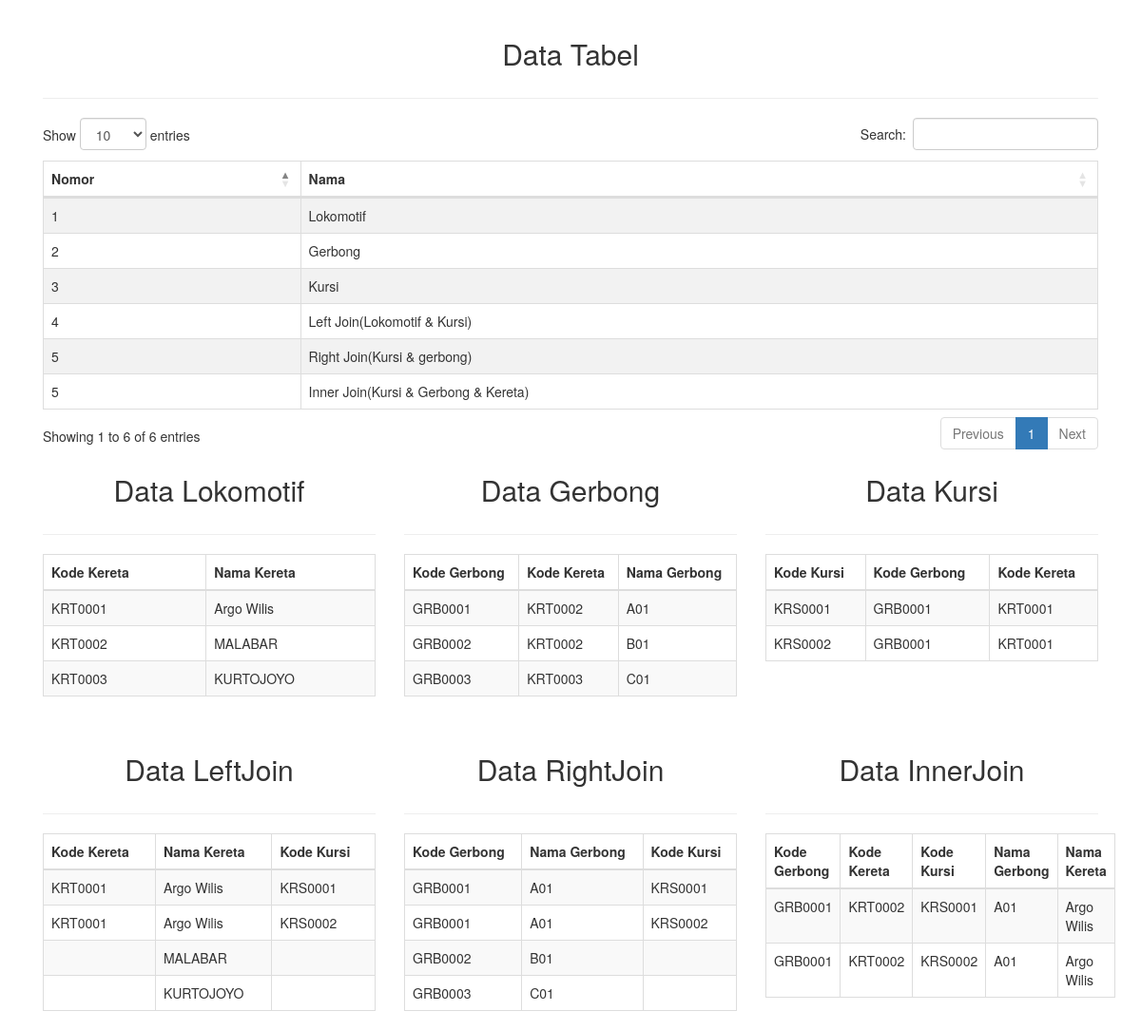
The page / on the database its author committed.
### tables this page shows
CREATE TABLE `lokomotif` (
  `kd_kereta` varchar(255) NOT NULL,
  `nama_kereta` varchar(255) DEFAULT NULL
);

CREATE TABLE `gerbong` (
  `kd_gerbong` varchar(255) NOT NULL,
  `kd_kereta` varchar(255) DEFAULT NULL,
  `nama_gerbong` varchar(255) DEFAULT NULL
);

CREATE TABLE `kursi` (
  `kd_kursi` varchar(255) NOT NULL,
  `kd_gerbong` varchar(255) DEFAULT NULL,
  `kd_kereta` varchar(255) DEFAULT NULL
);

### application/controllers/Home.php (called while the page is built, shortened)
<?php
class Home extends CI_Controller {
	public function __construct ()
	{
		$this->load->model('web');
	}
	public function index ()
	{
		$data = array(
			'title'		=> 'Data Kereta',
			'data_lokomotif'	=> $this->web->get_all_lokomotif(),
			'data_gerbong'	=> $this->web->get_all_gerbong(),
			'data_kursi'	=> $this->web->get_all_kursi(),
			'datalj'	=> $this->web->get_all_LJ(),
			'datarj'	=> $this->web->get_all_RJ(),
			'dataij'	=> $this->web->get_all_IJ()
		);
		$this->load->view('home',$data);
	}
}

### index.php (called while the page is built, shortened)
<?php
require_once BASEPATH.'core/CodeIgniter.php';

### application/models/Web.php (called while the page is built, shortened)
<?php
 class Web extends CI_Model
 {
 	public function get_all_lokomotif()
 	{
 	$query = $this->db->order_by('kd_kereta','ASC')->get('lokomotif');
 	return $query->result();
 	}
  public function get_all_gerbong()
 	{
 	$query = $this->db->order_by('kd_gerbong','ASC')->get('gerbong');
 	return $query->result();
 	}
  public function get_all_kursi()
 	{
 	$query = $this->db->order_by('kd_kursi','ASC')->get('kursi');
 	return $query->result();
 	}
  public function get_all_LJ()
 	{
 	$query = $this->db->join('kursi','lokomotif.kd_kereta = kursi.kd_kereta','left')->get('lokomotif');
 	return $query->result();
 	}
  public function get_all_RJ()
 	{
 	$query = $this->db->join('gerbong','kursi.kd_gerbong = gerbong.kd_gerbong','right')->get('kursi');
 	return $query->result();
 	}
  public function get_all_IJ()
 	{
 	$query = $this->db->join('kursi','lokomotif.kd_kereta = kursi.kd_kereta','inner')->join('gerbong','kursi.kd_gerbong = gerbong.kd_gerbong','inner')->get('lokomotif');
 	return $query->result();
 	}
 }

### application/views/home.php (the view, shortened to what this page needs)
<!DOCTYPE html>
<html>
<head>
    <link rel="stylesheet" type="text/css" href="https://maxcdn.bootstrapcdn.com/bootstrap/3.3.7/css/bootstrap.min.css">
    <link rel="stylesheet" type="text/css" href="https://cdn.datatables.net/1.10.16/css/dataTables.bootstrap4.min.css">
</head>
<body>
<div class="container" style="margin-top: 20px">
  <div class="col-md-12">
    <h2 style="text-align: center;margin-bottom: 30px"> Data Tabel</h2><hr>
    <table id="table_id" class="table table-striped table-bordered" cellspacing="0" width="100%">
      <thead>
        <tr>
          <th> Nomor</th>
          <th> Nama </th>
        </tr>
      </thead>
      <tbody>
        <tr>
          <td>1</td>
          <td>Lokomotif</td>
        </tr>
        <tr>
          <td>2</td>
          <td>Gerbong</td>
        </tr>
        <tr>
          <td>3</td>
          <td>Kursi</td>
        </tr>
        <tr>
          <td>4</td>
          <td>Left Join(Lokomotif & Kursi)</td>
        </tr>
        <tr>
          <td>5</td>
          <td>Right Join(Kursi & gerbong)</td>
        </tr>
        <tr>
          <td>5</td>
          <td>Inner Join(Kursi & Gerbong & Kereta)</td>
        </tr>
      </tbody>
    </table>
  </div>
	<div class="col-md-4">
		<h2 style="text-align: center;margin-bottom: 30px"> Data Lokomotif</h2><hr>
		<table id="table_id" class="table table-striped table-bordered" cellspacing="0" width="100%">
			<thead>
				<tr>
					<th> Kode Kereta </th>
					<th> Nama Kereta</th>
				</tr>
			</thead>
			<tbody>
				<?php
				foreach ($data_lokomotif as $lokomotif) {
				?>
				<tr>
					<td><?php echo $lokomotif->kd_kereta; ?></td>
					<td><?php echo $lokomotif->nama_kereta; ?></td>
				</tr>
				<?php } ?>
			</tbody>
		</table>
	</div>
  <div class="col-md-4">
		<h2 style="text-align: center;margin-bottom: 30px"> Data Gerbong</h2>
    <hr>
		<table id="table_id" class="table table-striped table-bordered" cellspacing="0" width="100%">
			<thead>
				<tr>
					<th> Kode Gerbong </th>
					<th> Kode Kereta </th>
          <th> Nama Gerbong </th>
				</tr>
			</thead>
			<tbody>
				<?php
				foreach ($data_gerbong as $gerbong) {
				?>
				<tr>
					<td><?php echo $gerbong->kd_gerbong; ?></td>
					<td><?php echo $gerbong->kd_kereta; ?></td>
          <td><?php echo $gerbong->nama_gerbong; ?></td>
				</tr>
				<?php } ?>
			</tbody>
		</table>
	</div>
    <div class="col-md-4">
  		<h2 style="text-align: center;margin-bottom: 30px"> Data Kursi</h2>
      <hr>
  		<table id="table_id" class="table table-striped table-bordered" cellspacing="0" width="100%">
  			<thead>
  				<tr>
  					<th> Kode Kursi </th>
  					<th> Kode Gerbong </th>
            <th> Kode Kereta </th>
  				</tr>
  			</thead>
  			<tbody>
  				<?php
  				foreach ($data_kursi as $kursi) {
  				?>
  				<tr>
  					<td><?php echo $kursi->kd_kursi; ?></td>
  					<td><?php echo $kursi->kd_gerbong; ?></td>
            <td><?php echo $kursi->kd_kereta; ?></td>
  				</tr>
  				<?php } ?>
  			</tbody>
  		</table>
  	</div>
</div>
<div class="container" style="margin-top: 20px">
  <div class="col-md-4">
    <h2 style="text-align: center;margin-bottom: 30px"> Data LeftJoin</h2>
    <hr>
    <table id="table_id" class="table table-striped table-bordered" cellspacing="0" width="100%">
      <thead>
        <tr>
          <th> Kode Kereta </th>
          <th> Nama Kereta</th>
          <th> Kode Kursi </th>
        </tr>
      </thead>
      <tbody>
        <?php
        foreach ($datalj as $lj) {
        ?>
        <tr>
          <td><?php echo $lj->kd_kereta; ?></td>
          <td><?php echo $lj->nama_kereta; ?></td>
          <td><?php echo $lj->kd_kursi; ?></td>
        </tr>
        <?php } ?>
      </tbody>
    </table>
  </div>
    <div class="col-md-4">
      <h2 style="text-align: center;margin-bottom: 30px"> Data RightJoin</h2>
      <hr>
      <table id="table_id" class="table table-striped table-bordered" cellspacing="0" width="100%">
        <thead>
          <tr>
            <th> Kode Gerbong </th>
            <th> Nama Gerbong</th>
            <th> Kode Kursi </th>
          </tr>
        </thead>
        <tbody>
          <?php
          foreach ($datarj as $rj) {
          ?>
          <tr>
            <td><?php echo $rj->kd_gerbong; ?></td>
            <td><?php echo $rj->nama_gerbong; ?></td>
            <td><?php echo $rj->kd_kursi; ?></td>
          </tr>
          <?php } ?>
        </tbody>
      </table>
    </div>
      <div class="col-md-4">
        <h2 style="text-align: center;margin-bottom: 30px"> Data InnerJoin</h2>
        <hr>
        <table id="table_id" class="table table-striped table-bordered" cellspacing="0" width="100%">
          <thead>
            <tr>
              <th> Kode Gerbong </th>
              <th> Kode Kereta </th>
              <th> Kode Kursi </th>
              <th> Nama Gerbong </th>
              <th> Nama Kereta </th>
            </tr>
          </thead>
          <tbody>
            <?php
            foreach ($dataij as $ij) {
            ?>
            <tr>
              <td><?php echo $ij->kd_gerbong; ?></td>
              <td><?php echo $ij->kd_kereta; ?></td>
              <td><?php echo $ij->kd_kursi; ?></td>
              <td><?php echo $ij->nama_gerbong; ?></td>
              <td><?php echo $ij->nama_kereta; ?></td>
            </tr>
            <?php } ?>
          </tbody>
        </table>
      </div>
</div>
</body>
</html>

### rows shown on the page
lokomotif: kd_kereta "KRT0001", nama_kereta "Argo Wilis"
lokomotif: kd_kereta "KRT0002", nama_kereta "MALABAR"
lokomotif: kd_kereta "KRT0003", nama_kereta "KURTOJOYO"
gerbong: kd_gerbong "GRB0001", kd_kereta "KRT0002", nama_gerbong "A01"
gerbong: kd_gerbong "GRB0002", kd_kereta "KRT0002", nama_gerbong "B01"
gerbong: kd_gerbong "GRB0003", kd_kereta "KRT0003", nama_gerbong "C01"
kursi: kd_kursi "KRS0001", kd_gerbong "GRB0001", kd_kereta "KRT0001", kd_kereta.nama_kereta "Argo Wilis", kd_gerbong.kd_gerbong "GRB0001", kd_gerbong.nama_gerbong "A01", kd_gerbong.kd_kereta "KRT0002"
kursi: kd_kursi "KRS0002", kd_gerbong "GRB0001", kd_kereta "KRT0001", kd_kereta.nama_kereta "Argo Wilis", kd_gerbong.kd_gerbong "GRB0001", kd_gerbong.nama_gerbong "A01", kd_gerbong.kd_kereta "KRT0002"
